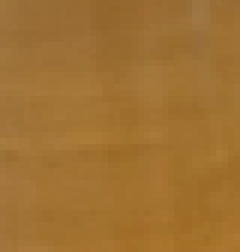
#> input picture service/1.png, 40 x 42 px (shown 6 times larger)
$ python 'extract color.py' 1.png
#> lines starting #> are read from the running program, lines starting #| are printed output that depends on the picture
from __future__ import annotations

import argparse
import colorsys
from pathlib import Path

import numpy as np
from PIL import Image


def average_center_hsv(image_path: str | Path, window_size: int = 21) -> tuple[float, float, float]:
	"""
	提取图片中心附近 window_size x window_size 区域像素，求平均后返回 HSV。

	返回值范围：
	- H: 0~360
	- S: 0~100
	- V: 0~100
	"""
#> called with image_path = '1.png', window_size = 21
	if window_size <= 0:
		raise ValueError("window_size 必须为正整数")

	img = Image.open(image_path).convert("RGB")
	arr = np.array(img, dtype=np.float32) / 255.0  # 归一化到 0~1

	h, w, _ = arr.shape
#> h = 42; w = 40
	cx, cy = w // 2, h // 2
#> cx = 20; cy = 21
	half = window_size // 2

	x1 = max(0, cx - half)
#> x1 = 10
	x2 = min(w, cx + half + 1)
#> x2 = 31
	y1 = max(0, cy - half)
#> y1 = 11
	y2 = min(h, cy + half + 1)
#> y2 = 32

	center_patch = arr[y1:y2, x1:x2]  # shape: (ph, pw, 3)
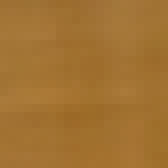
#> center_patch: shape (21, 21, 3) float32 (shown 8 times larger); mean R, G, B 0.635, 0.448, 0.197
	mean_rgb = center_patch.reshape(-1, 3).mean(axis=0)
#> mean_rgb = [0.635, 0.448, 0.197]

	# colorsys 使用 RGB(0~1) -> HSV(0~1)
	h01, s01, v01 = colorsys.rgb_to_hsv(*mean_rgb.tolist())
#> h01 = 0.0955; s01 = 0.69; v01 = 0.635

	h_deg = h01 * 360.0
#> h_deg = 34.37
	s_pct = s01 * 100.0
#> s_pct = 69.04
	v_pct = v01 * 100.0
#> v_pct = 63.48
	return h_deg, s_pct, v_pct


def main() -> None:
	parser = argparse.ArgumentParser(description="提取图片中心附近像素平均颜色（HSV）")
	parser.add_argument("image", type=str, help="图片路径")
	parser.add_argument(
		"--window",
		type=int,
		default=21,
		help="中心区域窗口大小（默认 21，表示 21x21）",
	)
	args = parser.parse_args()

	h, s, v = average_center_hsv(args.image, args.window)
#> h = 34.37; s = 69.04; v = 63.48
	print(f"平均HSV: H={h:.2f}°, S={s:.2f}%, V={v:.2f}%")
#| 平均HSV: H=34.37°, S=69.04%, V=63.48%


if __name__ == "__main__":
	main()

$ run again, on service/5.png
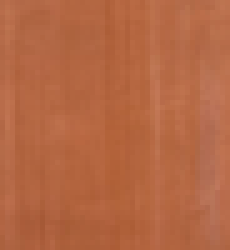
#> input picture service/5.png, 46 x 50 px (shown 5 times larger)
#> in average_center_hsv, `center_patch = arr[y1:y2, x1:x2]`:
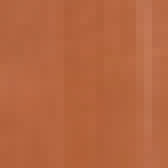
#> center_patch: shape (21, 21, 3) float32 (shown 8 times larger); mean R, G, B 0.71, 0.402, 0.254
#> mean_rgb = [0.71, 0.402, 0.254]
#> h01 = 0.0541; s01 = 0.642; v01 = 0.71
#> h_deg = 19.47
#> s_pct = 64.23
#> v_pct = 71.02
#> in main, `h, s, v = average_center_hsv(args.image, args.window)`: h = 19.47; s = 64.23; v = 71.02
#| 平均HSV: H=19.47°, S=64.23%, V=71.02%
